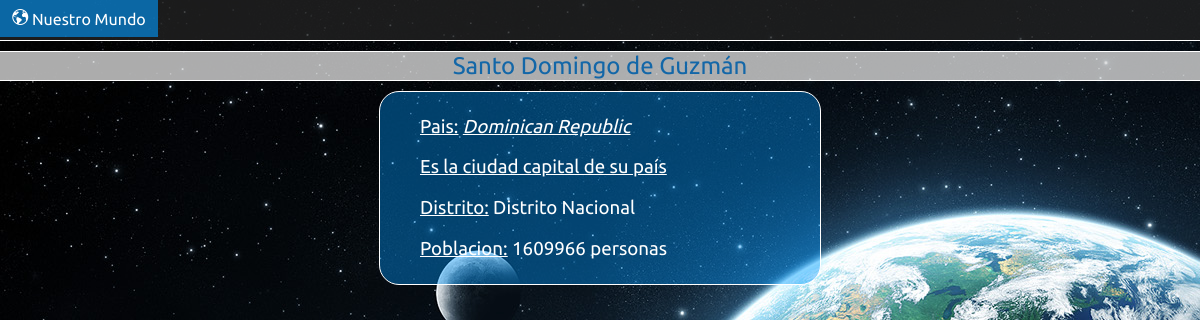
The page /nuestromundo/ciudades/1 on the database its author committed.
### NuestroMundo/models.py (models this page shows, shortened)
class Ciudad(models.Model):
    nombre = models.CharField(max_length=60)
    codigo_pais = models.CharField(max_length=3)
    distrito = models.CharField(max_length=60)
    poblacion = models.IntegerField(default=10000)

class Pais(models.Model):
    codigo = models.CharField(max_length=3)
    nombre = models.CharField(max_length=60)
    continente = models.CharField(max_length=60)
    region = models.CharField(max_length=40)
    area = models.DecimalField(max_digits=22, decimal_places=2)
    independencia = models.IntegerField(default=1948)
    poblacion = models.IntegerField(default=1000000)
    esperanza_vida = models.DecimalField(max_digits=3, decimal_places=1)
    PIB = models.DecimalField(max_digits=18, decimal_places=2)
    PIB_anterior = models.DecimalField(max_digits=18, decimal_places=2)
    nombre_local = models.CharField(max_length=60)
    tipo_gobierno = models.CharField(max_length=80)
    lider_estado = models.CharField(max_length=60)
    capital = models.IntegerField()
    codigo_corto = models.CharField(max_length=2)

### NuestroMundo/views.py (the view)
# urls.py: url(r'^ciudades/(?P<id_ciudad>[0-9]+)$', views.ciudad, name='ciudades'),
def ciudad(request, id_ciudad):
    ciudad = Ciudad.objects.get(pk=id_ciudad)
    pais = Pais.objects.get(codigo=ciudad.codigo_pais)
    context = {'ciudad' : ciudad, 'pais' : pais}
    return render(request, 'nuestromundo/ciudad.html', context)

### NuestroMundo/templates/NuestroMundo/ciudad.html (shortened to what this page needs)
{% load staticfiles %}
<head>
    <link rel="stylesheet" type="text/css" href="{% static 'NuestroMundo/style/estilo.css' %}" />
    <link rel="stylesheet" type="text/css" href="{% static 'NuestroMundo/style/mundo.css' %}" />
    <link rel="stylesheet" type="text/css" href="{% static 'NuestroMundo/style/ciudad.css' %}" />
</head>
<div class="barra-controles">
    <a href="{% url 'NuestroMundo:index' %}">
        <div class="control">
            <p class="icono-control"></p>
            <p class="titulo-control">Nuestro Mundo</p>
        </div>
    </a>
</div>
<p class="titulo-seccion">{{ ciudad.nombre }}</p>
<div class="informacion">
    <div class="columna">
        <h3><u>Pais:</u> <a href="{% url 'NuestroMundo:paises' pais.codigo %}">{{ pais.nombre }} </a></h3>
        {% if pais.capital == ciudad.id %}
            <h3><u>Es la ciudad capital de su país</u></h3>
        {% endif %}
        <h3><u>Distrito:</u> {{ ciudad.distrito }} </h3>
        <h3><u>Poblacion:</u> {{ ciudad.poblacion }} personas</h3>
    </div>
</div>

### NuestroMundo/static/NuestroMundo/style/estilo.css (style rules this page uses)
h1, h2, h3, h4, h5, h6 { font-weight: normal; }
a { color: #fff; text-decoration: none; }
.barra-controles { background: rgb(34, 34, 34); background: rgba(34, 34, 34, 0.8); border-bottom: 1px solid #fff; height: 40px; margin: 0; width: 100%; }
.control { background: rgb(0, 153, 255); background: rgba(0, 153, 255, 0.6); cursor: pointer; display: inline-block; margin: 0; padding: 9px; text-align: center; width: 140px; }
.icono-control, .titulo-control { color: #fff; display: inline-block; margin: 0; }
.icono-control { font-family: "mdl2"; }

### NuestroMundo/static/NuestroMundo/style/mundo.css (style rules this page uses)
.informacion { background: rgb(0, 153, 255); background: rgba(0, 153, 255, 0.4); border: 1px solid #fff; border-radius: 20px; display: inline-block; margin-top: 5px; padding: 5px 20px; }
.informacion .columna { display: inline-block; margin: 0 20px; }
.titulo-seccion { background: rgb(216, 216, 216); background: rgba(216, 216, 216, 0.8); border: 1px solid #fff; border-left: 0; border-right: 0; color: #1367a8; font-size: 24px; margin: 10px 0; text-align: center; }

### NuestroMundo/static/NuestroMundo/style/ciudad.css (style rules this page uses)
.informacion { display: block; margin: 0 auto; width: 400px; }
h3 a { font-style: italic; text-decoration: underline; }

### rows shown on the page
Ciudad: nombre "Santo Domingo de Guzmán", distrito "Distrito Nacional", poblacion "1609966"
Pais: nombre "Dominican Republic"
